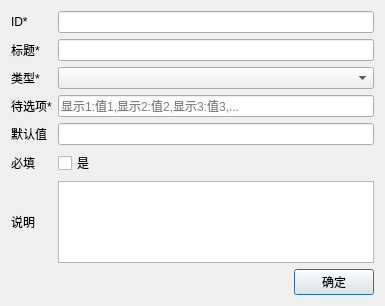
<?xml version="1.0" encoding="UTF-8"?>
<ui version="4.0">
 <class>ParamsDefinedDialog</class>
 <widget class="QDialog" name="ParamsDefinedDialog">
  <property name="geometry">
   <rect>
    <x>0</x>
    <y>0</y>
    <width>385</width>
    <height>306</height>
   </rect>
  </property>
  <property name="windowTitle">
   <string>参数定义</string>
  </property>
  <layout class="QVBoxLayout" name="verticalLayout">
   <item>
    <layout class="QGridLayout" name="gridLayout">
     <item row="0" column="0">
      <widget class="QLabel" name="label">
       <property name="text">
        <string>ID*</string>
       </property>
      </widget>
     </item>
     <item row="6" column="0">
      <widget class="QLabel" name="label_8">
       <property name="text">
        <string>说明</string>
       </property>
      </widget>
     </item>
     <item row="4" column="0">
      <widget class="QLabel" name="label_6">
       <property name="text">
        <string>默认值 </string>
       </property>
      </widget>
     </item>
     <item row="2" column="0">
      <widget class="QLabel" name="label_3">
       <property name="text">
        <string>类型*</string>
       </property>
      </widget>
     </item>
     <item row="3" column="0">
      <widget class="QLabel" name="labelOptions">
       <property name="text">
        <string>待选项*</string>
       </property>
      </widget>
     </item>
     <item row="1" column="1">
      <widget class="QLineEdit" name="editLabel"/>
     </item>
     <item row="1" column="0">
      <widget class="QLabel" name="label_2">
       <property name="text">
        <string>标题*</string>
       </property>
      </widget>
     </item>
     <item row="5" column="1">
      <widget class="QCheckBox" name="cbxRequire">
       <property name="text">
        <string>是</string>
       </property>
      </widget>
     </item>
     <item row="4" column="1">
      <widget class="QLineEdit" name="editDefault"/>
     </item>
     <item row="3" column="1">
      <widget class="QLineEdit" name="editOptions">
       <property name="placeholderText">
        <string>显示1:值1,显示2:值2,显示3:值3,...</string>
       </property>
      </widget>
     </item>
     <item row="2" column="1">
      <widget class="QComboBox" name="cbxType"/>
     </item>
     <item row="6" column="1">
      <widget class="QTextEdit" name="areaDescribe"/>
     </item>
     <item row="5" column="0">
      <widget class="QLabel" name="label_7">
       <property name="text">
        <string>必填</string>
       </property>
      </widget>
     </item>
     <item row="0" column="1">
      <widget class="QLineEdit" name="editId"/>
     </item>
    </layout>
   </item>
   <item>
    <spacer name="verticalSpacer">
     <property name="orientation">
      <enum>Qt::Vertical</enum>
     </property>
     <property name="sizeHint" stdset="0">
      <size>
       <width>20</width>
       <height>40</height>
      </size>
     </property>
    </spacer>
   </item>
   <item>
    <layout class="QHBoxLayout" name="horizontalLayout">
     <item>
      <spacer name="horizontalSpacer">
       <property name="orientation">
        <enum>Qt::Horizontal</enum>
       </property>
       <property name="sizeHint" stdset="0">
        <size>
         <width>40</width>
         <height>20</height>
        </size>
       </property>
      </spacer>
     </item>
     <item>
      <widget class="QPushButton" name="btnSave">
       <property name="text">
        <string>确定</string>
       </property>
      </widget>
     </item>
    </layout>
   </item>
  </layout>
 </widget>
 <tabstops>
  <tabstop>editId</tabstop>
  <tabstop>editLabel</tabstop>
  <tabstop>cbxType</tabstop>
  <tabstop>editOptions</tabstop>
  <tabstop>editDefault</tabstop>
  <tabstop>cbxRequire</tabstop>
  <tabstop>areaDescribe</tabstop>
  <tabstop>btnSave</tabstop>
 </tabstops>
 <resources/>
 <connections/>
</ui>
